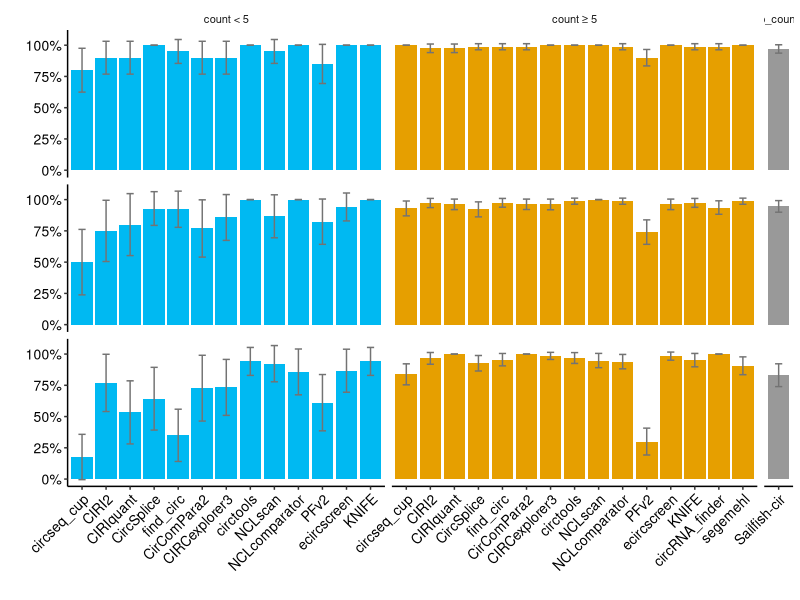
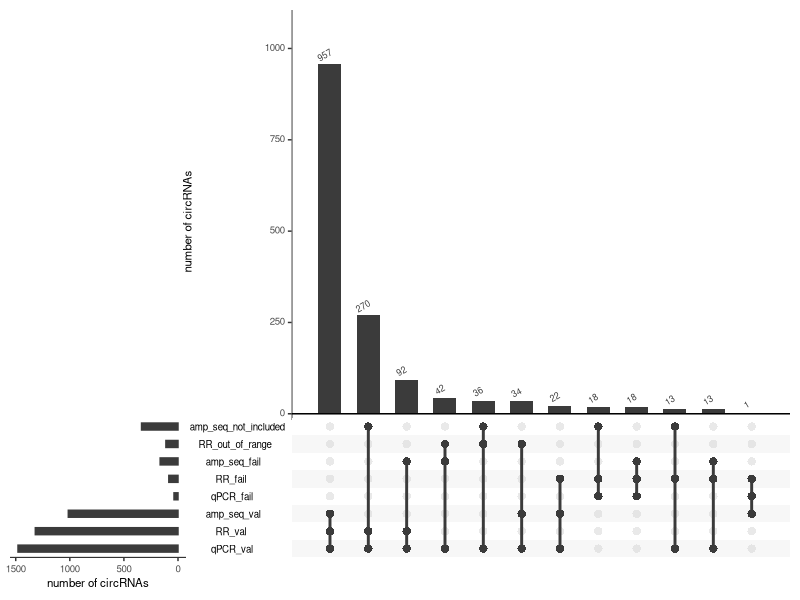

Generate these figures, in order, with R: (Note: this script raises an error after producing the figures.)
#' ---
#' title: "Generation of figures panel 3"
#' author: "Marieke Vromman"
#' output: 
#'    html_document:
#'       toc: TRUE
#'       toc_float: TRUE
#'       theme: paper
#'       df_print: paged
#'       highlight: tango
#' ---
#' 

#' # File set-up

#' ## Set working directory to current directory
if (rstudioapi::isAvailable()) {
  setwd(dirname(rstudioapi::getActiveDocumentContext()$path))
}

#' ## Loads standard libraries and resolve conflicts
library(tidyverse)
library(conflicted)
conflict_prefer("filter", "dplyr")
conflict_prefer("select", "dplyr")
conflict_prefer("slice", "dplyr")
conflict_prefer("rename", "dplyr")
conflict_prefer('intersect', 'dplyr')

#' ## Load specific libraries
library(UpSetR)

#' ## Set figure theme
mytheme = theme_bw(base_size = 10) + 
  theme(text = element_text(size=10, colour='black'),
        title = element_text(size=10, colour='black'),
        line = element_line(size=0.5),
        axis.title = element_text(size=10, colour='black'),
        axis.text = element_text(size=10, colour='black'),
        axis.line = element_line(colour = "black"),
        axis.ticks = element_line(size=0.5),
        strip.background = element_blank(),
        strip.text.y = element_blank(),
        panel.grid = element_blank(),
        panel.border = element_blank(),
        legend.position = c(0.8, 0.8), 
        legend.text=element_text(size=10)) 

mytheme_discrete_x = mytheme + 
  theme(axis.text.x = element_text(angle = 45, hjust = 1, vjust = 1))

# a colorblind-friendly palette 
# colorblind.palette.grey = c("#999999", "#E69F00", "#56B4E9", "#009E73", "#F0E442", "#0072B2", "#D55E00", "#CC79A7")

#' ## Read data and order
all_circ = read_tsv('../data/Supplementary_Table_2_all_circRNAs.txt')
cq = read_tsv('../data/Supplementary_Table_3_selected_circRNAs.txt')
val = read_tsv('../data/Supplementary_Table_6A_precision_values.txt')

val$tool = factor(val$tool, levels = c("circseq_cup", "CIRI2", "CIRIquant", "CircSplice", "find_circ", "CirComPara2",  "CIRCexplorer3", "circtools", "Sailfish-cir", "NCLscan", "NCLcomparator", "PFv2", "ecircscreen", "KNIFE",  "circRNA_finder", "segemehl")) 

cq
val
all_circ

#' # Figure 3A

val_longer = val %>% pivot_longer(cols = c(perc_qPCR_val, perc_RR_val, perc_amp_val),
                     names_to = 'val_type', values_to = 'perc')  %>%
  left_join(val %>% select(tool, count_group, nr_qPCR_total, nr_RR_total, nr_amp_total) %>%
              rename(perc_qPCR_val = nr_qPCR_total, perc_RR_val = nr_RR_total, perc_amp_val = nr_amp_total) %>%
              pivot_longer(cols = c(perc_qPCR_val, perc_RR_val, perc_amp_val), values_to = 'nr_in_group', 
                           names_to = "val_type")) %>%
  select(tool, count_group, val_type, perc, nr_in_group) %>%
  mutate(margin = qnorm(0.975)*sqrt(perc*(1-perc)/nr_in_group),
         CI_low = perc - margin,
         CI_up = perc + margin) %>%
  mutate(count_group == ifelse(count_group == "count < 5", 'BSJ count < 5', count_group),
         count_group == ifelse(count_group == "count ≥ 5", 'BSJ count ≥ 5', count_group),
         count_group == ifelse(count_group == "no_counts", 'no BSJ count', count_group)) 

val_longer$tool = factor(val_longer$tool, levels = c("circseq_cup", "CIRI2", "CIRIquant", "CircSplice", "find_circ", "CirComPara2",  "CIRCexplorer3", "circtools", "Sailfish-cir", "NCLscan", "NCLcomparator", "PFv2", "ecircscreen", "KNIFE",  "circRNA_finder", "segemehl")) 
val_longer$val_type = factor(val_longer$val_type, levels = c('perc_qPCR_val', 'perc_RR_val', 'perc_amp_val'))

val_longer %>%
  filter(count_group == 'count < 5', val_type == "perc_amp_val") %>%
  pull(nr_in_group) %>% quantile()

val_longer %>%
  ggplot(aes(tool, perc, fill = count_group)) +
  geom_bar(stat = 'identity') +
  geom_errorbar(aes(ymin=CI_low, ymax=CI_up), 
                width=.3, color = 'grey45') +
  facet_grid(scales = 'free_x', space = "free", 
             rows = vars(val_type), cols = vars(count_group)) +
  scale_y_continuous(labels = scales::percent_format(), breaks = c(0,0.25, 0.5, 0.75, 1)) +
  mytheme_discrete_x +
  #theme(strip.text.y = element_text(size = 10), legend.position = "none") +
  theme(legend.position = "none") +
  scale_fill_manual(values = c('#00B9F2', '#E69F00' , '#999999')) +
  xlab('') +
  ylab('')

#ggsave('../tmp_figures//figure_3A.pdf',  width = 21, height = 13, units = "cm")
#val_longer %>% write_tsv('../tmp_figures/source_data_fig_3A.txt')

#' # Figure 3B
#' upset
upset = list()
upset['qPCR_val'] = cq %>% filter(qPCR_val == "pass") %>% mutate(id_cl = paste(circ_id, cell_line, sep = "_")) %>% pull(id_cl) %>% unique() %>% list()
upset['RR_val'] = cq %>% filter(RR_val == "pass") %>% mutate(id_cl = paste(circ_id, cell_line, sep = "_")) %>% pull(id_cl) %>% unique() %>% list()
upset['amp_seq_val'] = cq %>% filter(amp_seq_val == "pass") %>% mutate(id_cl = paste(circ_id, cell_line, sep = "_")) %>% pull(id_cl) %>% unique() %>% list()
upset['qPCR_fail'] = cq %>% filter(qPCR_val == "fail") %>% mutate(id_cl = paste(circ_id, cell_line, sep = "_")) %>% pull(id_cl) %>% unique() %>% list()
upset['RR_fail'] = cq %>% filter(RR_val == "fail") %>% mutate(id_cl = paste(circ_id, cell_line, sep = "_")) %>% pull(id_cl) %>% unique() %>% list()
upset['amp_seq_fail'] = cq %>% filter(amp_seq_val == "fail") %>% mutate(id_cl = paste(circ_id, cell_line, sep = "_")) %>% pull(id_cl) %>% unique() %>% list()
upset['RR_out_of_range'] = cq %>% filter(is.na(RR_val)) %>% mutate(id_cl = paste(circ_id, cell_line, sep = "_")) %>% pull(id_cl) %>% unique() %>% list()
upset['amp_seq_not_included'] = cq %>% filter(is.na(amp_seq_val)) %>% mutate(id_cl = paste(circ_id, cell_line, sep = "_")) %>% pull(id_cl) %>% unique() %>% list()

# get number y-axis to add to plot
cq %>% mutate(id_cl = paste(circ_id, cell_line, sep = "_")) %>% select(id_cl, qPCR_val) %>% unique() %>% count(qPCR_val)
cq %>% mutate(id_cl = paste(circ_id, cell_line, sep = "_")) %>% select(id_cl, RR_val) %>% unique() %>% count(RR_val)
cq %>% mutate(id_cl = paste(circ_id, cell_line, sep = "_")) %>% select(id_cl, amp_seq_val) %>% unique() %>% count(amp_seq_val)


# pdf(file="../tmp_figures/figure_3B_upset_small.pdf", onefile=FALSE,
#     width = 8, height = 2.5)
upset(fromList(upset), 
      order.by = "freq",
      sets = c('qPCR_val', 'RR_val', 'amp_seq_val', 'qPCR_fail', 'RR_fail', 'amp_seq_fail', 'RR_out_of_range', 'amp_seq_not_included'),
      mainbar.y.label = "number of circRNAs", sets.x.label = "number of circRNAs",
      keep.order = TRUE,
      number.angles = 30,
      point.size = 2.5, line.size = 1)

# cq %>% select(qPCR_val, RR_val, amp_seq_val) %>% 
#    write_tsv('../tmp_figures/source_data_fig_3B.txt')

# dev.off()

#' # Figure 3C & Sup Figure 25
#' add total nr of circRNAs and calculate theoretical nr of TP
val_cl = val %>%
  # use perc_compound_val
  select(tool, count_group, perc_compound_val) %>%
  # get the number of detected circRNAs for each cell line and tool, per count group
  left_join(all_circ %>%
              group_by(cell_line, tool, count_group) %>%
              summarise(total_n_ut = n())) %>%
  # calculate the theoretical nr of validated circ
  mutate(theo_TP_all = perc_compound_val * total_n_ut)

val_cl

val_cl$tool = factor(val_cl$tool, levels = c("circseq_cup", "CIRI2", "CIRIquant", "CircSplice", "find_circ", "CirComPara2",  "CIRCexplorer3", "circtools", "Sailfish-cir", "NCLscan", "NCLcomparator", "PFv2", "ecircscreen", "KNIFE",  "circRNA_finder", "segemehl")) 

val_cl %>%
  filter(cell_line == 'HLF') %>%
  ggplot() +
  geom_bar(aes(tool, total_n_ut), stat = "identity", fill = 'grey') +
  geom_bar(aes(tool, theo_TP_all, fill = count_group), stat = "identity") +
  #facet_wrap(~cell_line+count_group, scales = 'free') +
  facet_wrap(~count_group, scales = 'free') +
  #facet_grid(rows = vars(cell_line), cols = vars(count_group), scales = 'free', space = 'free') +
  mytheme_discrete_x +
  scale_fill_manual(values = c('#00B9F2', '#E69F00' , '#999999')) +
  xlab('') +
  ylab('') +
  theme(legend.position = NULL) +
  scale_y_continuous(labels = scales::comma_format()) +
  theme(legend.position="none")

#ggsave('separate_figures/sup_figure_25.pdf',  width = 21, height = 24.5, units = "cm")
#ggsave('separate_figures/figure_3C_alt2.pdf',  width = 21, height = 8, units = "cm")

#val_cl %>% write_tsv('../tmp_figures/source_data_fig_3C.txt')
